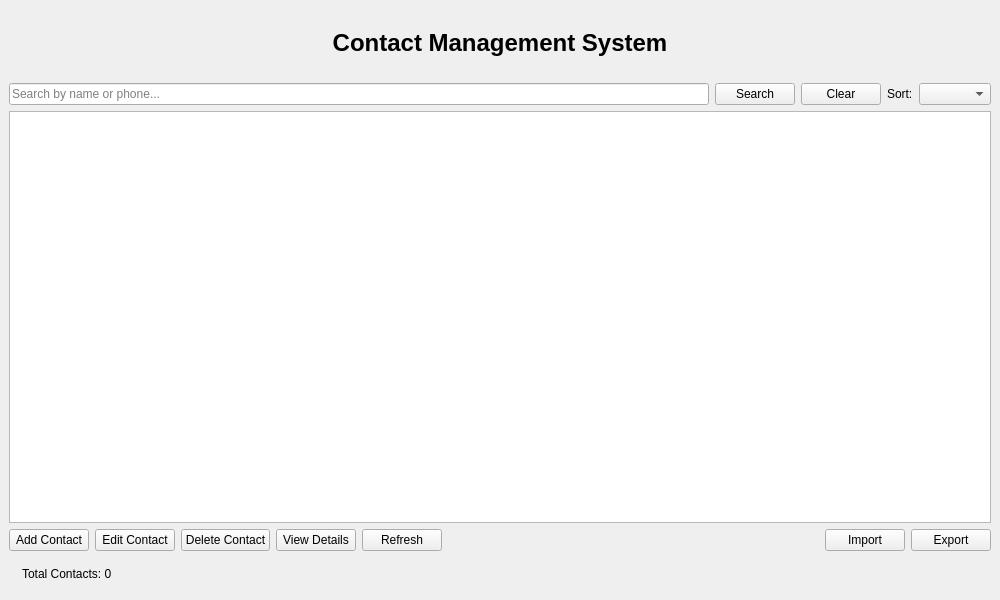
<?xml version="1.0" encoding="UTF-8"?>
<ui version="4.0">
 <class>MainWindow</class>
 <widget class="QMainWindow" name="MainWindow">
  <property name="geometry">
   <rect>
    <x>0</x>
    <y>0</y>
    <width>1000</width>
    <height>600</height>
   </rect>
  </property>
  <property name="windowTitle">
   <string>Contact Management System</string>
  </property>
  <widget class="QWidget" name="centralwidget">
   <layout class="QVBoxLayout" name="verticalLayout">
    <item>
     <widget class="QLabel" name="titleLabel">
      <property name="text">
       <string>Contact Management System</string>
      </property>
      <property name="alignment">
       <set>Qt::AlignCenter</set>
      </property>
      <property name="styleSheet">
       <string>font-size: 24px; font-weight: bold; padding: 20px;</string>
      </property>
     </widget>
    </item>
    <item>
     <layout class="QHBoxLayout" name="searchLayout">
      <item>
       <widget class="QLineEdit" name="searchLineEdit">
        <property name="placeholderText">
         <string>Search by name or phone...</string>
        </property>
       </widget>
      </item>
      <item>
       <widget class="QPushButton" name="searchButton">
        <property name="text">
         <string>Search</string>
        </property>
       </widget>
      </item>
      <item>
       <widget class="QPushButton" name="clearSearchButton">
        <property name="text">
         <string>Clear</string>
        </property>
       </widget>
      </item>
      <item>
       <widget class="QLabel" name="sortLabel">
        <property name="text">
         <string>Sort:</string>
        </property>
       </widget>
      </item>
      <item>
       <widget class="QComboBox" name="sortComboBox">
        <property name="minimumWidth">
         <number>200</number>
        </property>
       </widget>
      </item>
     </layout>
    </item>
    <item>
     <widget class="QTableWidget" name="contactTable"/>
    </item>
    <item>
     <layout class="QHBoxLayout" name="buttonLayout">
      <item>
       <widget class="QPushButton" name="addButton">
        <property name="text">
         <string>Add Contact</string>
        </property>
       </widget>
      </item>
      <item>
       <widget class="QPushButton" name="editButton">
        <property name="text">
         <string>Edit Contact</string>
        </property>
       </widget>
      </item>
      <item>
       <widget class="QPushButton" name="deleteButton">
        <property name="text">
         <string>Delete Contact</string>
        </property>
       </widget>
      </item>
      <item>
       <widget class="QPushButton" name="viewButton">
        <property name="text">
         <string>View Details</string>
        </property>
       </widget>
      </item>
      <item>
       <widget class="QPushButton" name="refreshButton">
        <property name="text">
         <string>Refresh</string>
        </property>
       </widget>
      </item>
      <item>
       <spacer name="horizontalSpacer">
        <property name="orientation">
         <enum>Qt::Horizontal</enum>
        </property>
        <property name="sizeHint" stdset="0">
         <size>
          <width>40</width>
          <height>20</height>
         </size>
        </property>
       </spacer>
      </item>
      <item>
       <widget class="QPushButton" name="importButton">
        <property name="text">
         <string>Import</string>
        </property>
       </widget>
      </item>
      <item>
       <widget class="QPushButton" name="exportButton">
        <property name="text">
         <string>Export</string>
        </property>
       </widget>
      </item>
     </layout>
    </item>
    <item>
     <widget class="QLabel" name="statusLabel">
      <property name="text">
       <string>Total Contacts: 0</string>
      </property>
      <property name="styleSheet">
       <string>padding: 10px;</string>
      </property>
     </widget>
    </item>
   </layout>
  </widget>
 </widget>
 <resources/>
 <connections/>
</ui>
